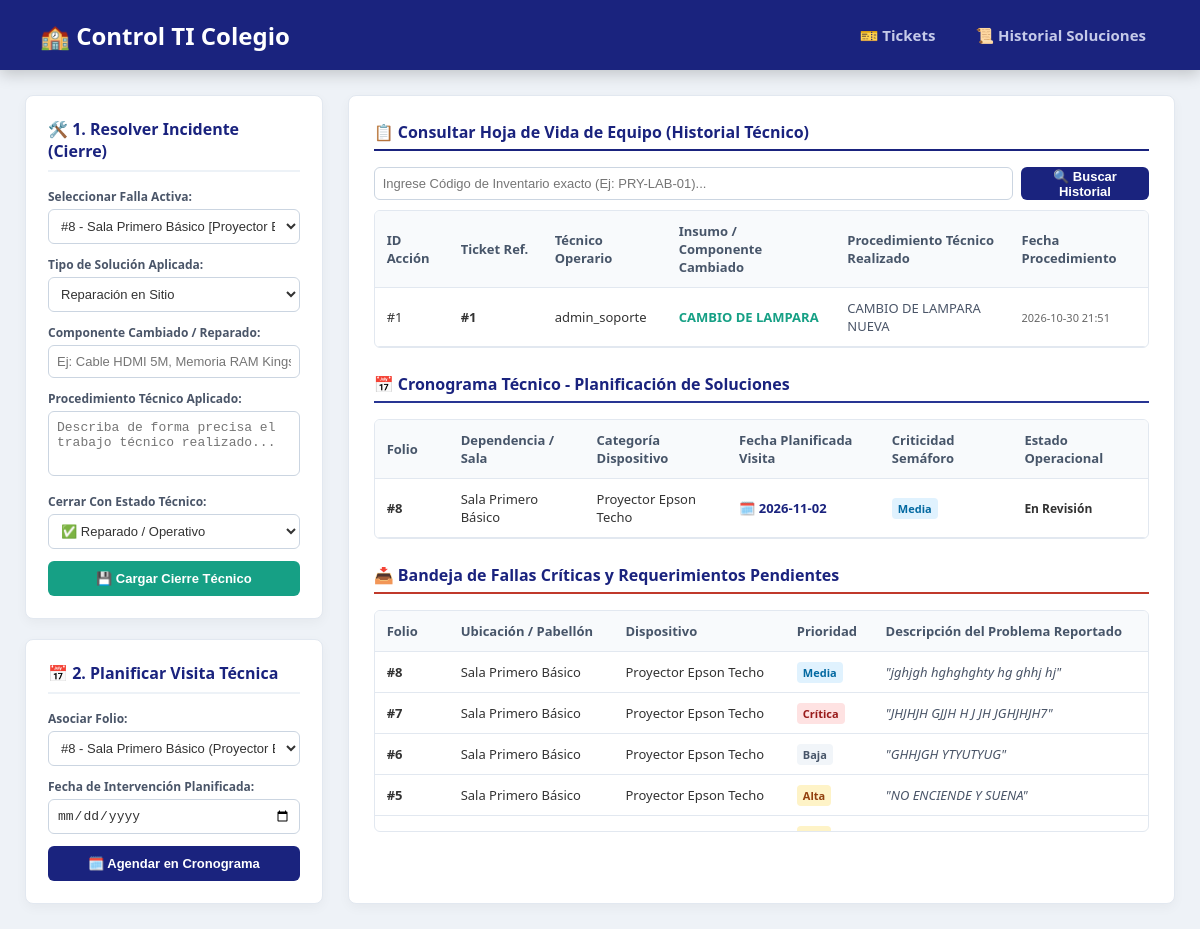
The app's page /bitacora (signed in) with its own data.
### tables this page shows
CREATE TABLE bitacora_reparaciones (
                    id INTEGER PRIMARY KEY AUTOINCREMENT,
                    ticket_id INTEGER,
                    codigo_inventario TEXT,     -- Amarre directo para la Hoja de Vida
                    tecnico TEXT NOT NULL,
                    fecha_accion TEXT NOT NULL,
                    componente_cambiado TEXT,
                    detalles_tecnicos TEXT NOT NULL,
                    FOREIGN KEY(ticket_id) REFERENCES tickets(id)
                );

CREATE TABLE tickets (
                    id INTEGER PRIMARY KEY AUTOINCREMENT,
                    solicitante TEXT NOT NULL,
                    sala TEXT NOT NULL,
                    tipo_equipo TEXT NOT NULL,
                    codigo_inventario TEXT,
                    descripcion_falla TEXT NOT NULL,
                    estado TEXT NOT NULL,
                    fecha_reporte TEXT NOT NULL,
                    prioridad TEXT DEFAULT 'Media',
                    fecha_solucion TEXT,
                    tipo_solucion TEXT,        -- 'Reparación en Sitio', 'Cambio Componente', 'Garantía'
                    comentario_tecnico TEXT,
                    fecha_planificada TEXT,     -- Calendario de planificación técnica
                    FOREIGN KEY(solicitante) REFERENCES usuarios(username)
                );

### app_escuela.py (the view, shortened to what this page needs)
@app.route('/bitacora', methods=['GET', 'POST'])
def bitacora():
    if 'usuario' not in session: return redirect(url_for('login'))
    tickets_pendientes = consultar_escuela("SELECT id, sala, tipo_equipo, prioridad, descripcion_falla FROM tickets WHERE estado != 'Reparado' AND estado != 'De Baja' ORDER BY id DESC")
    codigo_busqueda = request.args.get('buscar_codigo_hoja_vida', '').strip()
    if codigo_busqueda:
        historial_reparaciones = consultar_escuela("SELECT id, ticket_id, tecnico, fecha_accion, componente_cambiado, detalles_tecnicos FROM bitacora_reparaciones WHERE codigo_inventario = ? ORDER BY id DESC", (codigo_busqueda,))
    else:
        historial_reparaciones = consultar_escuela("SELECT id, ticket_id, tecnico, fecha_accion, componente_cambiado, detalles_tecnicos FROM bitacora_reparaciones ORDER BY id DESC LIMIT 50")
    cronograma_soluciones = consultar_escuela("SELECT id, sala, tipo_equipo, fecha_planificada, prioridad, estado FROM tickets WHERE fecha_planificada IS NOT NULL AND estado != 'Reparado' AND estado != 'De Baja' ORDER BY fecha_planificada ASC")
    return render_template('bitacora.html', tickets_activos=tickets_pendientes, historial=historial_reparaciones, cronograma=cronograma_soluciones, codigo_buscado=codigo_busqueda)

### app_escuela.py (called while the page is built)
def consultar_escuela(query, params=()):
    try:
        with sqlite3.connect(modelo.db_name) as conexion:
            cursor = conexion.cursor()
            cursor.execute(query, params)
            return cursor.fetchall()
    except Exception as e:
        print(f"Error consulta: {e}")
        return []

### templates/bitacora.html (shortened to what this page needs)
<!DOCTYPE html>
<html lang="es">
<head>
</head>
<body>
    <nav>
        <a class="brand" href="#">🏫 Control TI Colegio</a>
        <div class="menu-items">
            {% if 'Tickets' in session.get('permisos', []) %} <a href="/dashboard">🎫 Tickets</a> {% endif %}
            <a href="/historial_soluciones">📜 Historial Soluciones</a>
        </div>
    </nav>
    <div class="container">
        <div class="side-container">
            <form class="left-panel" action="/bitacora" method="POST">
                <h3>🛠️ 1. Resolver Incidente (Cierre)</h3>
                <div class="form-group">
                    <label>Seleccionar Falla Activa:</label>
                    <select name="ticket_id" required>
                        {% for tk in tickets_activos %}
                        <option value="{{ tk[0] }}">#{{ tk[0] }} - {{ tk[1] }} [{{ tk[2] }}]</option>
                        {% else %}
                        <option disabled>No hay requerimientos pendientes</option>
                        {% endfor %}
                    </select>
                </div>
                <div class="form-group">
                    <label>Tipo de Solución Aplicada:</label>
                    <select name="tipo_solucion" required>
                        <option value="Reparación en Sitio">Reparación en Sitio</option>
                    </select>
                </div>
                <div class="form-group">
                    <label>Componente Cambiado / Reparado:</label>
                    <input type="text" name="componente" required placeholder="Ej: Cable HDMI 5M, Memoria RAM Kingston">
                </div>
                <div class="form-group">
                    <label>Procedimiento Técnico Aplicado:</label>
                    <textarea name="detalles" required placeholder="Describa de forma precisa el trabajo técnico realizado..."></textarea>
                </div>
                <div class="form-group">
                    <label>Cerrar Con Estado Técnico:</label>
                    <select name="nuevo_estado">
                        <option value="Reparado">✅ Reparado / Operativo</option>
                    </select>
                </div>
                <button type="submit" style="background: var(--success);">💾 Cargar Cierre Técnico</button>
            </form>
            <form class="left-panel" action="/bitacora" method="POST">
                <h3>📅 2. Planificar Visita Técnica</h3>
                <div class="form-group">
                    <label>Asociar Folio:</label>
                    <select name="ticket_id" required>
                        {% for tk in tickets_activos %}
                        <option value="{{ tk[0] }}">#{{ tk[0] }} - {{ tk[1] }} ({{ tk[2] }})</option>
                        {% endfor %}
                    </select>
                </div>
                <div class="form-group">
                    <label>Fecha de Intervención Planificada:</label>
                    <input type="date" name="fecha_planificada" required>
                </div>
                <button type="submit" style="background: var(--primary);">🗓️ Agendar en Cronograma</button>
            </form>
        </div>
        <div class="right-panel">
            <div>
                <h3 style="border-bottom: 2px solid var(--primary); padding-bottom: 6px;">📋 Consultar Hoja de Vida de Equipo (Historial Técnico)</h3>
                <form action="/bitacora" method="GET" class="search-box">
                    <input type="text" name="buscar_codigo_hoja_vida" value="{{ codigo_buscado }}" placeholder="Ingrese Código de Inventario exacto (Ej: PRY-LAB-01)..." required autocomplete="off">
                    <button type="submit">🔍 Buscar Historial</button>
                </form>
                <div class="table-container" style="margin-top: 10px; max-height: 180px;">
                    <table>
                        <thead>
                            <tr>
                                <th style="width: 50px;">ID Acción</th>
                                <th style="width: 70px;">Ticket Ref.</th>
                                <th>Técnico Operario</th>
                                <th>Insumo / Componente Cambiado</th>
                                <th>Procedimiento Técnico Realizado</th>
                                <th>Fecha Procedimiento</th>
                            </tr>
                        </thead>
                        <tbody>
                            {% for h in historial %}
                            <tr>
                                <td>#{{ h[0] }}</td>
                                <td><strong>#{{ h[1] }}</strong></td>
                                <td>{{ h[2] }}</td>
                                <td><span style="color: var(--success); font-weight: 600;">{{ h[4] }}</span></td>
                                <td style="color: #4a5568;">{{ h[5] }}</td>
                                <td style="font-size: 11px; color: #666;">{{ h[3][:16] }}</td>
                            </tr>
                            {% endfor %}
                        </tbody>
                    </table>
                </div>
            </div>
            <div>
                <h3 style="border-bottom: 2px solid var(--secondary); padding-bottom: 6px;">📅 Cronograma Técnico - Planificación de Soluciones</h3>
                <div class="table-container" style="max-height: 180px;">
                    <table>
                        <thead>
                            <tr>
                                <th style="width: 50px;">Folio</th>
                                <th>Dependencia / Sala</th>
                                <th>Categoría Dispositivo</th>
                                <th>Fecha Planificada Visita</th>
                                <th>Criticidad Semáforo</th>
                                <th>Estado Operacional</th>
                            </tr>
                        </thead>
                        <tbody>
                            {% for c in cronograma %}
                            <tr>
                                <td><strong>#{{ c[0] }}</strong></td>
                                <td>{{ c[1] }}</td>
                                <td>{{ c[2] }}</td>
                                <td style="font-weight: bold; color: var(--primary);">🗓️ {{ c[3] }}</td>
                                <td><span class="prio-badge prio-{{ c[4] }}">{{ c[4] }}</span></td>
                                <td><span class="status-tag status-{{ c[5] }}">{{ c[5] }}</span></td>
                            </tr>
                            {% else %}
                            <tr>
                                <td colspan="6" style="text-align: center; color: #7f8c8d; padding: 20px;">No se registran visitas técnicas agendadas o planificadas en el cronograma escolar.</td>
                            </tr>
                            {% endfor %}
                        </tbody>
                    </table>
                </div>
            </div>
            <div>
                <h3 style="border-bottom: 2px solid var(--danger); padding-bottom: 6px;">📥 Bandeja de Fallas Críticas y Requerimientos Pendientes</h3>
                <div class="table-container" style="max-height: 220px;">
                    <table>
                        <thead>
                            <tr>
                                <th style="width: 50px;">Folio</th>
                                <th>Ubicación / Pabellón</th>
                                <th>Dispositivo</th>
                                <th>Prioridad</th>
                                <th>Descripción del Problema Reportado</th>
                            </tr>
                        </thead>
                        <tbody>
                            {% for a in tickets_activos %}
                            <tr>
                                <td><strong>#{{ a[0] }}</strong></td>
                                <td>{{ a[1] }}</td>
                                <td>{{ a[2] }}</td>
                                <td><span class="prio-badge prio-{{ a[3] }}">{{ a[3] }}</span></td>
                                <td style="color: #4a5568; font-style: italic;">"{{ a[4] }}"</td>
                            </tr>
                            {% else %}
                            <tr>
                                <td colspan="5" style="text-align: center; color: #27ae60; font-weight: bold; padding: 25px;">
                                    🎉 ¡Felicitaciones! No existen requerimientos de soporte pendientes en el establecimiento.
                                </td>
                            </tr>
                            {% endfor %}
                        </tbody>
                    </table>
                </div>
            </div>
        </div>
    </div>
</body>
</html>

### templates/bitacora.html (style rules this page uses)
:root { --primary: #1a237e; --secondary: #283593; --success: #16a085; --danger: #c0392b; --warning: #f39c12; --light: #f5f7fa; }
body { font-family: 'Segoe UI', Tahoma, Geneva, Verdana, sans-serif; background: #eef2f7; margin: 0; padding: 0; color: #333; }
nav { background: var(--primary); color: white; padding: 15px 40px; display: flex; justify-content: space-between; align-items: center; box-shadow: 0 4px 15px rgba(0,0,0,0.2); }
nav a.brand { color: white; text-decoration: none; font-size: 24px; font-weight: 800; }
.menu-items { display: flex; gap: 12px; }
.menu-items a { color: #c5cae9; text-decoration: none; font-size: 15px; font-weight: 600; padding: 10px 14px; border-radius: 6px; text-decoration: none; }
.container { max-width: 1400px; margin: 25px auto; padding: 0 25px; display: flex; gap: 25px; }
.side-container { width: 360px; display: flex; flex-direction: column; gap: 20px; }
.left-panel { background: white; border-radius: 8px; padding: 22px; box-shadow: 0 4px 12px rgba(0,0,0,0.04); border: 1px solid #e2e8f0; }
.right-panel { flex-grow: 1; background: white; border-radius: 8px; padding: 25px; box-shadow: 0 4px 12px rgba(0,0,0,0.04); border: 1px solid #e2e8f0; display: flex; flex-direction: column; gap: 25px; }
h3 { margin-top: 0; color: var(--primary); font-size: 16px; border-bottom: 2px solid #edf2f7; padding-bottom: 8px; font-weight: 700; }
.form-group { margin-bottom: 12px; }
label { display: block; font-size: 12px; font-weight: 600; margin-bottom: 4px; color: #4a5568; }
select, textarea, input { width: 100%; box-sizing: border-box; padding: 8px; font-size: 13px; border: 1px solid #cbd5e1; border-radius: 6px; background: #fff; color: #333; }
textarea { height: 65px; resize: none; }
button { width: 100%; padding: 10px; border: none; color: white; font-weight: bold; border-radius: 6px; cursor: pointer; font-size: 13px; }
table { width: 100%; border-collapse: collapse; font-size: 13px; }
th, td { padding: 11px 12px; text-align: left; border-bottom: 1px solid #e2e8f0; }
th { background: #f8fafc; color: #475569; font-weight: 600; }
.prio-badge { padding: 3px 6px; border-radius: 4px; font-weight: bold; font-size: 11px; }
.prio-Crítica { background: #fee2e2; color: #991b1b; }
.prio-Alta { background: #fef3c7; color: #92400e; }
.prio-Media { background: #e0f2fe; color: #0369a1; }
.prio-Baja { background: #f1f5f9; color: #475569; }
.status-tag { font-weight: bold; font-size: 12px; }
.table-container { max-height: 180px; overflow-y: auto; border: 1px solid #e2e8f0; border-radius: 6px; }
.search-box { display: flex; gap: 8px; margin-bottom: 5px; }
.search-box input { flex-grow: 1; }
.search-box button { width: auto; background: var(--primary); padding: 0 15px; }

### records on screen
bitacora_reparaciones: id "1", ticket "1", tecnico "admin_soporte", componente_cambiado "CAMBIO DE LAMPARA", detalles_tecnicos "CAMBIO DE LAMPARA NUEVA", fecha_accion "2026-10-30 21:51"
tickets: id "8", sala "Sala Primero Básico", tipo_equipo "Proyector Epson Techo", fecha_planificada "2026-11-02", prioridad "Media", estado "En Revisión", descripcion_falla "jghjgh hghghghty hg ghhj hj"
tickets: id "7", sala "Sala Primero Básico", tipo_equipo "Proyector Epson Techo", prioridad "Crítica", descripcion_falla "JHJHJH GJJH H J JH JGHJHJH7"
tickets: id "6", sala "Sala Primero Básico", tipo_equipo "Proyector Epson Techo", prioridad "Baja", descripcion_falla "GHHJGH YTYUTYUG"
tickets: id "5", sala "Sala Primero Básico", tipo_equipo "Proyector Epson Techo", prioridad "Alta", descripcion_falla "NO ENCIENDE Y SUENA"
